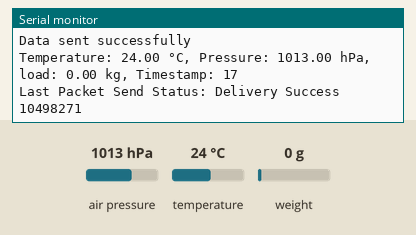
Simulated run of this sketch. Board: ESP32. Parts: the last lines printed to the serial monitor. The test bench sets the inputs (shaded band); at power-on: air pressure 1013 hPa, weight on the scale 0 g, temperature 24 °C. The local clock reads 2024-03-15 10:24:30 at power-on unless the sketch sets it.

Above: at 2.2 s.
2.3 s: air pressure set to 952 hPa
At 7.3 s:
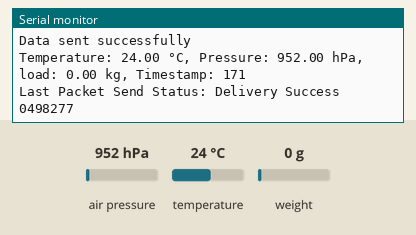
7.4 s: weight on the scale set to 100 g
12.5 s: temperature set to 12 °C
At 13.4 s:
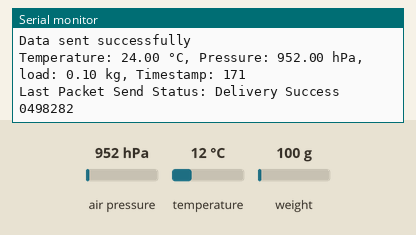
17.6 s: weight on the scale set to 1250 g
At 19.3 s:
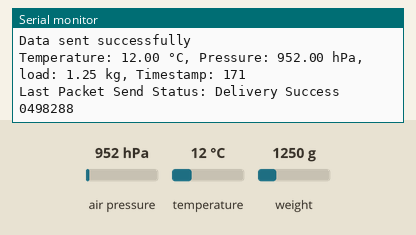
22.7 s: air pressure set to 975 hPa
At 23.9 s:
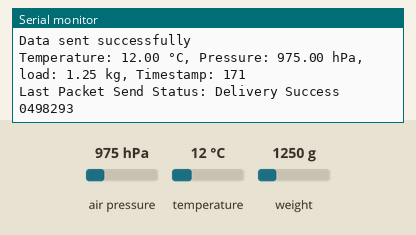
Timing chart, 0 to 25.7 s (numbered marks = the images above; inputs shaded):
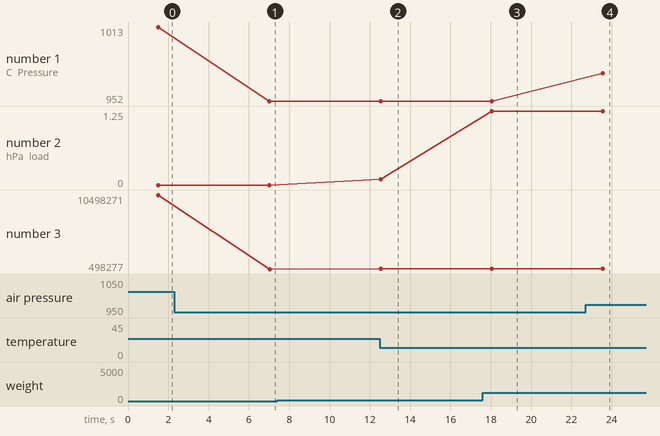

Measured:
- after the input at 2.3 s, the serial monitor: prints a new line after 4.7 s (image 1)
- after the input at 17.6 s, the serial monitor: prints a new line after 0.45 s (image 3)
- after the input at 22.7 s, the serial monitor: prints a new line after 0.86 s (image 4)
- plotted number 1: 1013 → 952 after the input at 2.3 s, 952 → 975 after the input at 22.7 s
- plotted number 2: 0.1 → 1.25 after the input at 17.6 s
- plotted number 3: 10498271 → 498277 after the input at 2.3 s

The sketch:

master_board.ino
```cpp
#include <esp_now.h>
#include <WiFi.h>
#include <Adafruit_BMP085.h>
#include "HX711.h"
#include <time.h>

// BMP180 setup
Adafruit_BMP085 bmp;

// HX711 load cell setup
#define DOUT 23
#define CLK 19
HX711 scale(DOUT, CLK);
float calibration_factor = 211000;

// ESP-NOW setup: MAC address of the slave ESP32
uint8_t slaveMAC[] = {0x24, 0x0A, 0xC4, 0x9B, 0xD6, 0xC4};
// Example MAC address, use Serial.println(WiFi.macAddress());
// to find MAC address of slave board

// Structure to hold the data to send
typedef struct struct_message {
  float temperature;
  float pressure;
  float load;
  unsigned long timestamp;
} struct_message;

// Create a message object
struct_message dataToSend;

// Callback when data is sent
void onDataSent(const uint8_t *mac_addr, esp_now_send_status_t status) {
  Serial.print("\nLast Packet Send Status: ");
  Serial.println(status == ESP_NOW_SEND_SUCCESS ? "Delivery Success" : "Delivery Fail");
}

// Function to initialize sensors
void initSensors() {
  // Initialize BMP180
  if (!bmp.begin()) {
    Serial.println("Could not find BMP180 sensor!");
    while (1) {}
  }

  // Initialize HX711
  scale.set_scale();
  scale.tare(); // Reset the scale to 0

  // Initialize time for timestamp (NTP or manual setup)
  configTime(0, 0, "pool.ntp.org", "time.nist.gov");
  Serial.println("Waiting for NTP time sync...");
  struct tm timeinfo;
  if (!getLocalTime(&timeinfo)) {
    Serial.println("Failed to obtain time");
  } else {
    Serial.println("Time synchronized");
  }
}

// Function to get sensor data
void getSensorData() {
  // Get temperature and pressure from BMP180
  dataToSend.temperature = bmp.readTemperature();
  dataToSend.pressure = bmp.readPressure() / 100.0F; // Convert Pa to hPa (millibars)

  // Get load from HX711 load cell
  scale.set_scale(calibration_factor);
  dataToSend.load = scale.get_units(5);
  if (dataToSend.load < 0) {
    dataToSend.load = 0.0;
  }

  // Get timestamp
  struct tm timeinfo;
  if (getLocalTime(&timeinfo)) {
    dataToSend.timestamp = mktime(&timeinfo);
  } else {
    dataToSend.timestamp = 0;
  }
}

// Function to send data via ESP-NOW
void sendData() {
  esp_err_t result = esp_now_send(slaveMAC, (uint8_t *)&dataToSend, sizeof(dataToSend));

  // Check for success
  if (result == ESP_OK) {
    Serial.println("Data sent successfully");
  } else {
    Serial.println("Error sending data");
  }

  // Print to serial monitor
  Serial.print("Temperature: ");
  Serial.print(dataToSend.temperature);
  Serial.print(" °C, Pressure: ");
  Serial.print(dataToSend.pressure);
  Serial.print(" hPa, load: ");
  Serial.print(dataToSend.load);
  Serial.print(" kg, Timestamp: ");
  Serial.println(dataToSend.timestamp);
}

void setup() {
  // Initialize Serial Monitor
  Serial.begin(115200);

  // Set the ESP32 as a Wi-Fi Station
  WiFi.mode(WIFI_STA);

  // Init ESP-NOW
  if (esp_now_init() != ESP_OK) {
    Serial.println("Error initializing ESP-NOW");
    return;
  }

  // Register send callback
  esp_now_register_send_cb(onDataSent);

  // Add slave peer
  esp_now_peer_info_t peerInfo;
  memcpy(peerInfo.peer_addr, slaveMAC, 6);
  peerInfo.channel = 0;
  peerInfo.encrypt = false;

  if (esp_now_add_peer(&peerInfo) != ESP_OK) {
    Serial.println("Failed to add peer");
    return;
  }

  // Initialize sensors
  initSensors();
}

void loop() {
  // Get sensor data
  getSensorData();

  // Send data via ESP-NOW
  sendData();

  // Wait 5 seconds before next transmission
  delay(5000);
}
```
